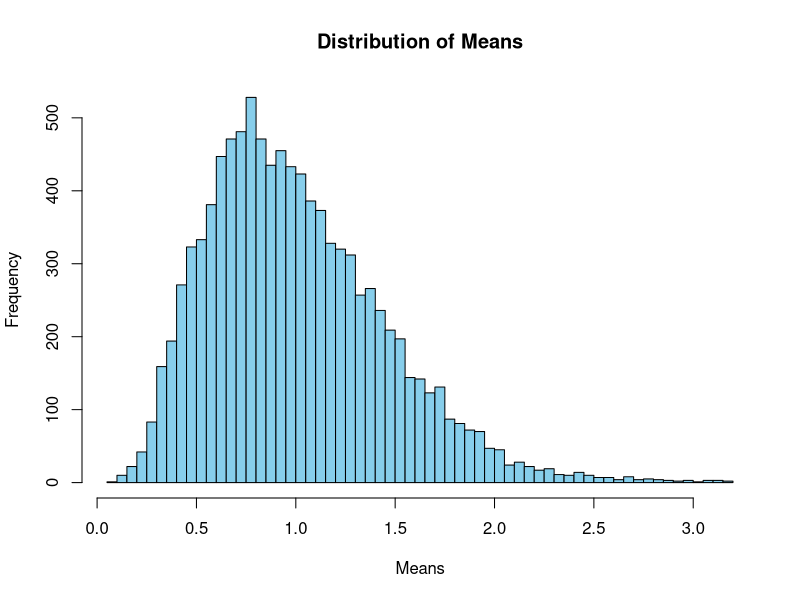
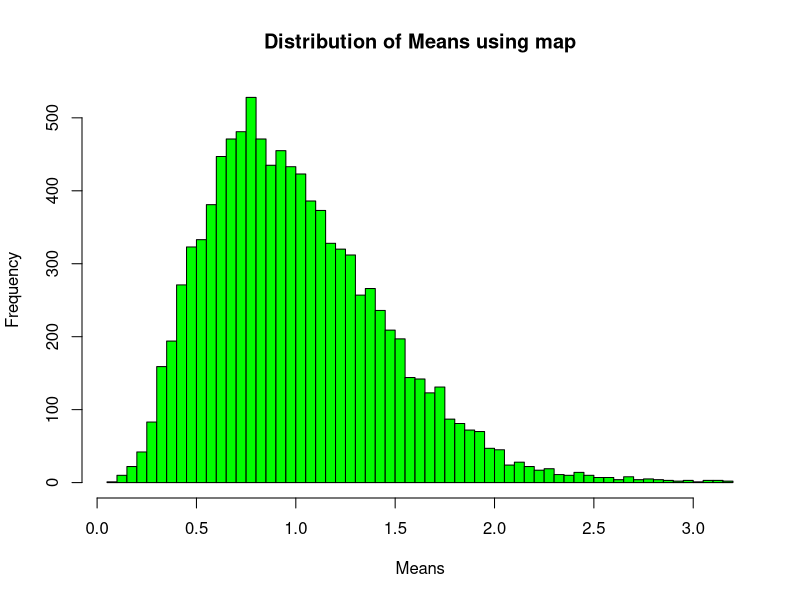
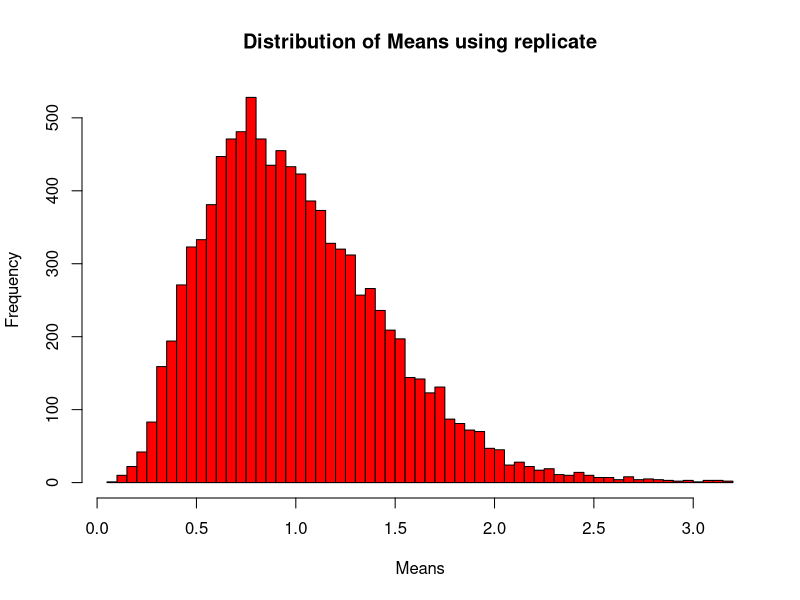
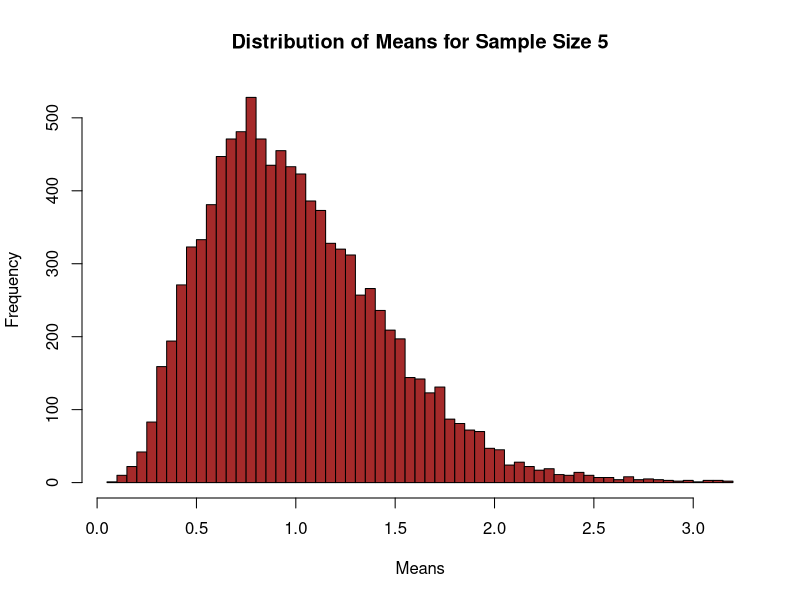
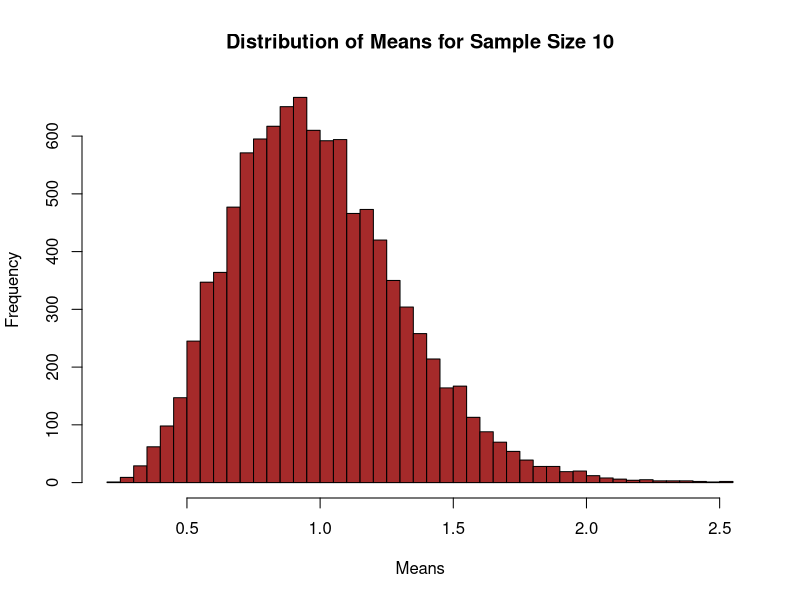
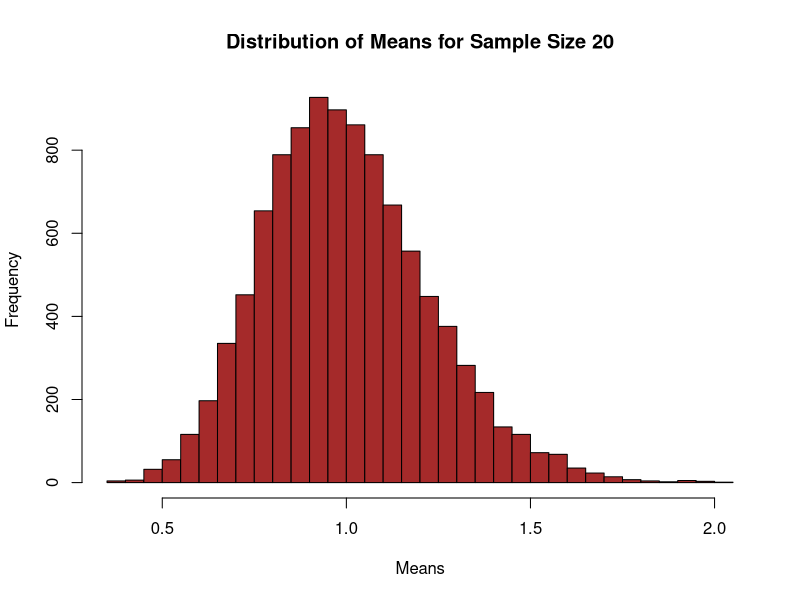

Reproduce these figures in R, in order.
## ---- chunk 1
knitr::opts_chunk$set(echo = TRUE)
library(tidyverse)
## ---- chunk 2
library(tidyverse)
dt <- tribble(
  ~x, ~y, ~w, ~z,
  210, 300, 220, 180,
  102, 100, 119, 187,
  176, 175, 188, 173,
  87, 95, 91, 94,
  202, 210, 234, 218,
  110, 122, 131, 128
)
dt
## ---- chunk 3
mean_dt <- map(dt, mean)
mean_dt
## ---- chunk 4
sd_dt <- map(dt, ~sd(.x, na.rm = TRUE))
sd_dt
## ---- chunk 5
sqrt_dt <- map_df(dt, sqrt)
sqrt_dt
## ---- chunk 6
summary_stats <- dt %>%
  summarise(across(everything(), list(mean = ~mean(.x, na.rm = TRUE),
                                      max = ~max(.x, na.rm = TRUE),
                                      Q1 = ~quantile(.x, 0.25, na.rm = TRUE),
                                      median = ~median(.x, na.rm = TRUE),
                                      Q3 = ~quantile(.x, 0.75, na.rm = TRUE),
                                      min = ~min(.x, na.rm = TRUE)))) %>%
  pivot_longer(cols = everything(), names_to = c(".value", "statistic"), names_pattern = "(.*)_(.*)")
print(summary_stats)
## ---- chunk 7
simulate_means <- function(n, size, rate) {
  means <- numeric(n) 
  for (i in 1:n) {
    sample <- rexp(size, rate)
    means[i] <- mean(sample)
  }
  return(means)
}

set.seed(123)
means <- simulate_means(10000, 5, 1)
hist(means, breaks = 50, main = "Distribution of Means", xlab = "Means", col = 'skyblue')

## ---- chunk 8
set.seed(123)
means_map <- map_dbl(1:10000, ~mean(rexp(5, 1)))
hist(means_map, breaks = 50, main = "Distribution of Means using map", xlab = "Means", col = 'green')

## ---- chunk 9
set.seed(123)
means_replicate <- replicate(10000, mean(rexp(5, rate = 1)))
hist(means_replicate, breaks = 50, main = "Distribution of Means using replicate", xlab = "Means", col = 'red')
## ---- chunk 10
set.seed(123)
sample_sizes <- c(5, 10, 20)
for (size in sample_sizes) {
  means <- replicate(10000, mean(rexp(size, rate = 1)))
  hist(means, breaks = 50, main = paste("Distribution of Means for Sample Size", size), xlab = "Means", col = 'brown')
}
## ---- chunk 11
data(mtcars)
output <- vector("double", ncol(mtcars))
for (i in seq_along(mtcars)) {
  output[[i]] <- sd(mtcars[[i]], na.rm = TRUE)
}
names(output) <- names(mtcars)
print(output)
